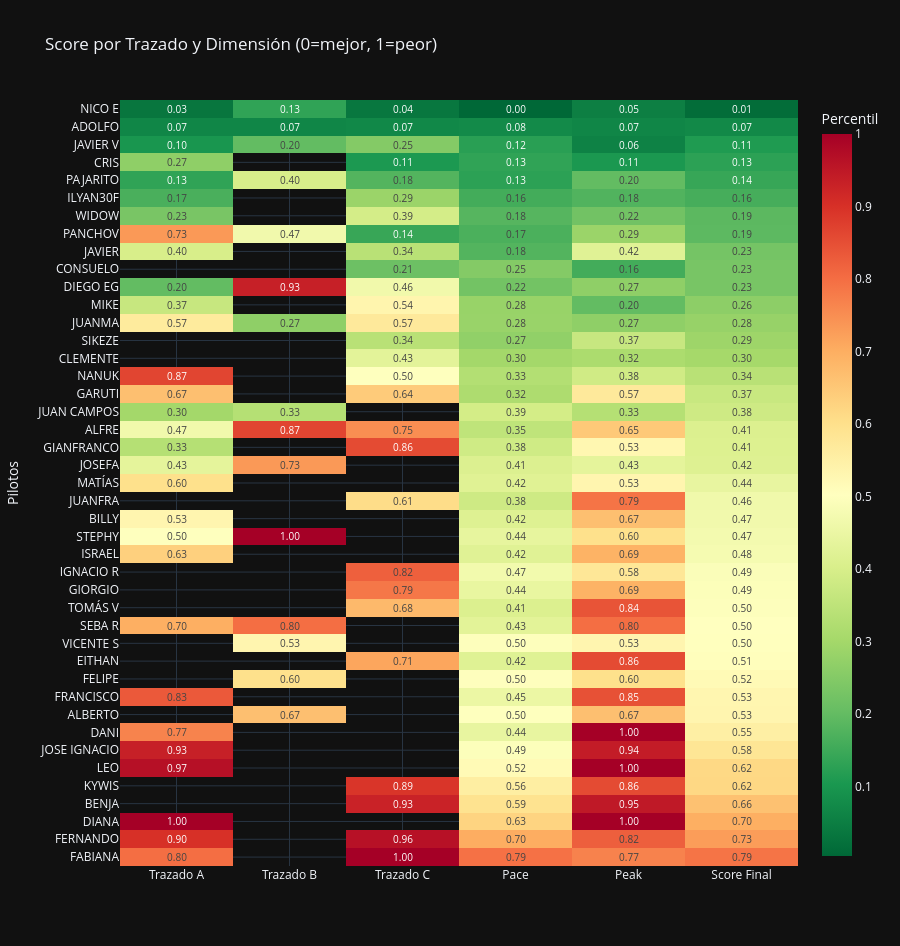

Notebook code cell kept with this figure:
### Code cell
# Heatmap: score por dimensión y trazado para todos los pilotos
trazados_disponibles_pct = [t for t in ['A', 'B', 'C'] if f'pct_rank_{t}' in metrics.columns]
heatmap_cols = [f'pct_rank_{t}' for t in trazados_disponibles_pct] + ['pace_pct', 'peak_pct', 'score_adj']
col_labels   = [f'Trazado {t}' for t in trazados_disponibles_pct] + ['Pace', 'Peak', 'Score Final']

order = ranking_df['Pilotos'].tolist()
hm_df = metrics.set_index('Pilotos')[heatmap_cols].reindex(order)
hm_df.columns = col_labels

fig2 = px.imshow(
    hm_df,
    color_continuous_scale='RdYlGn_r',
    text_auto='.2f',
    aspect='auto',
    title='Score por Trazado y Dimensión (0=mejor, 1=peor)',
    labels={'color': 'Percentil'}
)
fig2.update_traces(textfont_size=10)
fig2.update_layout(height=max(400, len(order) * 22))
fig2.show()

### Figure 1 — Plotly figure (JSON) as saved in the notebook; plotly's stock layout.template omitted (floating-point values rounded to 4 significant figures; data arrays with more than 128 entries replaced by an {"elided": "..."} marker saying what was removed)
{"data": [{"coloraxis": "coloraxis", "hovertemplate": "x: %{x}<br>Pilotos: %{y}<br>Percentil: %{z}<extra></extra>", "name": "0", "textfont": {"size": 10}, "texttemplate": "%{z:.2f}", "type": "heatmap", "x": ["Trazado A", "Trazado B", "Trazado C", "Pace", "Peak", "Score Final"], "xaxis": "x", "y": ["NICO E", "ADOLFO", "JAVIER V", "CRIS", "PAJARITO", "ILYAN30F", "WIDOW", "PANCHOV", "JAVIER", "CONSUELO", "DIEGO EG", "MIKE", "JUANMA", "SIKEZE", "CLEMENTE", "NANUK", "GARUTI", "JUAN CAMPOS", "ALFRE", "GIANFRANCO", "JOSEFA", "MATÍAS", "JUANFRA", "BILLY", "STEPHY", "ISRAEL", "IGNACIO R", "GIORGIO", "TOMÁS V", "SEBA R", "VICENTE S", "EITHAN", "FELIPE", "FRANCISCO", "ALBERTO", "DANI", "JOSE IGNACIO", "LEO", "KYWIS", "BENJA", "DIANA", "FERNANDO", "FABIANA"], "yaxis": "y", "z": {"elided": "43x6 float values"}}], "layout": {"coloraxis": {"colorbar": {"title": {"text": "Percentil"}}, "colorscale": [[0, "rgb(0,104,55)"], [0.1, "rgb(26,152,80)"], [0.2, "rgb(102,189,99)"], [0.3, "rgb(166,217,106)"], [0.4, "rgb(217,239,139)"], [0.5, "rgb(255,255,191)"], [0.6, "rgb(254,224,139)"], [0.7, "rgb(253,174,97)"], [0.8, "rgb(244,109,67)"], [0.9, "rgb(215,48,39)"], [1, "rgb(165,0,38)"]]}, "height": 946, "title": {"text": "Score por Trazado y Dimensión (0=mejor, 1=peor)"}, "xaxis": {"anchor": "y", "domain": [0, 1]}, "yaxis": {"anchor": "x", "autorange": "reversed", "domain": [0, 1], "title": {"text": "Pilotos"}}}}
